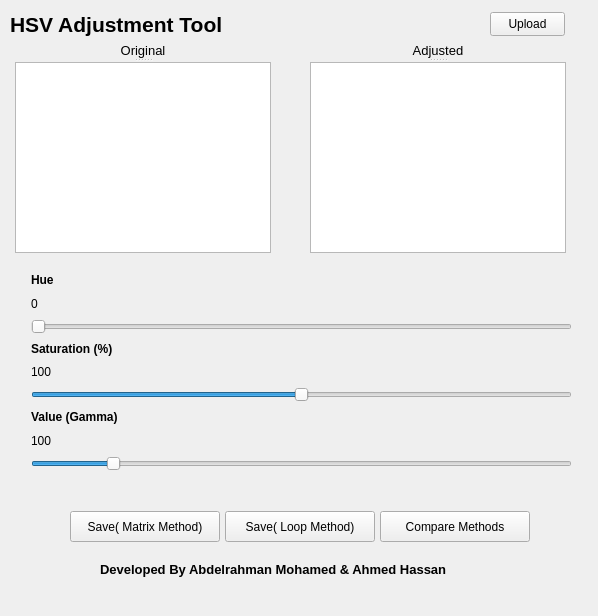
<?xml version="1.0" encoding="UTF-8"?>
<ui version="4.0">
 <class>ValueValue</class>
 <widget class="QWidget" name="ValueValue">
  <property name="geometry">
   <rect>
    <x>0</x>
    <y>0</y>
    <width>598</width>
    <height>616</height>
   </rect>
  </property>
  <property name="windowTitle">
   <string>Form</string>
  </property>
  <widget class="QLabel" name="HSVAdjustmentTool">
   <property name="enabled">
    <bool>true</bool>
   </property>
   <property name="geometry">
    <rect>
     <x>10</x>
     <y>10</y>
     <width>211</width>
     <height>28</height>
    </rect>
   </property>
   <property name="font">
    <font>
     <pointsize>16</pointsize>
     <bold>true</bold>
    </font>
   </property>
   <property name="text">
    <string>HSV Adjustment Tool</string>
   </property>
  </widget>
  <widget class="QPushButton" name="SaveMatrixButton">
   <property name="geometry">
    <rect>
     <x>70</x>
     <y>511</y>
     <width>150</width>
     <height>31</height>
    </rect>
   </property>
   <property name="font">
    <font>
     <bold>false</bold>
    </font>
   </property>
   <property name="text">
    <string>Save( Matrix Method)</string>
   </property>
  </widget>
  <widget class="QPushButton" name="SaveLoopButton">
   <property name="geometry">
    <rect>
     <x>225</x>
     <y>511</y>
     <width>150</width>
     <height>31</height>
    </rect>
   </property>
   <property name="font">
    <font>
     <bold>false</bold>
    </font>
   </property>
   <property name="text">
    <string>Save( Loop Method)</string>
   </property>
  </widget>
  <widget class="QPushButton" name="CompareButton">
   <property name="geometry">
    <rect>
     <x>380</x>
     <y>511</y>
     <width>150</width>
     <height>31</height>
    </rect>
   </property>
   <property name="font">
    <font>
     <bold>false</bold>
    </font>
   </property>
   <property name="text">
    <string>Compare Methods</string>
   </property>
  </widget>
  <widget class="QLabel" name="DevedlopedBy">
   <property name="geometry">
    <rect>
     <x>100</x>
     <y>560</y>
     <width>346</width>
     <height>18</height>
    </rect>
   </property>
   <property name="font">
    <font>
     <pointsize>10</pointsize>
     <bold>true</bold>
    </font>
   </property>
   <property name="text">
    <string>Developed By Abdelrahman Mohamed &amp; Ahmed Hassan</string>
   </property>
  </widget>
  <widget class="QPushButton" name="UploadButton">
   <property name="geometry">
    <rect>
     <x>490</x>
     <y>12</y>
     <width>75</width>
     <height>24</height>
    </rect>
   </property>
   <property name="text">
    <string>Upload</string>
   </property>
  </widget>
  <widget class="QWidget" name="">
   <property name="geometry">
    <rect>
     <x>31</x>
     <y>271</y>
     <width>541</width>
     <height>200</height>
    </rect>
   </property>
   <layout class="QVBoxLayout" name="verticalLayout">
    <item>
     <widget class="QLabel" name="Hue">
      <property name="font">
       <font>
        <bold>true</bold>
       </font>
      </property>
      <property name="text">
       <string>Hue</string>
      </property>
     </widget>
    </item>
    <item>
     <widget class="QLabel" name="HueValue">
      <property name="text">
       <string>0</string>
      </property>
     </widget>
    </item>
    <item>
     <widget class="QSlider" name="HueSlider">
      <property name="inputMethodHints">
       <set>ImhDigitsOnly</set>
      </property>
      <property name="maximum">
       <number>360</number>
      </property>
      <property name="orientation">
       <enum>Horizontal</enum>
      </property>
      <property name="tickPosition">
       <enum>QSlider::NoTicks</enum>
      </property>
     </widget>
    </item>
    <item>
     <widget class="QLabel" name="Saturation">
      <property name="font">
       <font>
        <bold>true</bold>
       </font>
      </property>
      <property name="text">
       <string>Saturation (%)</string>
      </property>
     </widget>
    </item>
    <item>
     <widget class="QLabel" name="SaturationValue">
      <property name="text">
       <string>100</string>
      </property>
     </widget>
    </item>
    <item>
     <widget class="QSlider" name="SaturatedSlider">
      <property name="inputMethodHints">
       <set>ImhDigitsOnly</set>
      </property>
      <property name="maximum">
       <number>200</number>
      </property>
      <property name="value">
       <number>100</number>
      </property>
      <property name="orientation">
       <enum>Horizontal</enum>
      </property>
     </widget>
    </item>
    <item>
     <widget class="QLabel" name="label_3">
      <property name="font">
       <font>
        <bold>true</bold>
       </font>
      </property>
      <property name="text">
       <string>Value (Gamma)</string>
      </property>
     </widget>
    </item>
    <item>
     <widget class="QLabel" name="SaturationValue_2">
      <property name="text">
       <string>100</string>
      </property>
     </widget>
    </item>
    <item>
     <widget class="QSlider" name="ValueSlider">
      <property name="inputMethodHints">
       <set>ImhDigitsOnly</set>
      </property>
      <property name="minimum">
       <number>50</number>
      </property>
      <property name="maximum">
       <number>400</number>
      </property>
      <property name="value">
       <number>100</number>
      </property>
      <property name="orientation">
       <enum>Horizontal</enum>
      </property>
      <property name="invertedAppearance">
       <bool>false</bool>
      </property>
      <property name="invertedControls">
       <bool>false</bool>
      </property>
      <property name="tickPosition">
       <enum>QSlider::NoTicks</enum>
      </property>
     </widget>
    </item>
   </layout>
  </widget>
  <widget class="QSplitter" name="splitter">
   <property name="geometry">
    <rect>
     <x>15</x>
     <y>43</y>
     <width>256</width>
     <height>210</height>
    </rect>
   </property>
   <property name="orientation">
    <enum>Vertical</enum>
   </property>
   <widget class="QLabel" name="Original">
    <property name="font">
     <font>
      <pointsize>10</pointsize>
     </font>
    </property>
    <property name="text">
     <string>Original</string>
    </property>
    <property name="alignment">
     <set>AlignBottom|AlignHCenter</set>
    </property>
   </widget>
   <widget class="QGraphicsView" name="graphicsView"/>
  </widget>
  <widget class="QSplitter" name="splitter_2">
   <property name="geometry">
    <rect>
     <x>310</x>
     <y>43</y>
     <width>256</width>
     <height>210</height>
    </rect>
   </property>
   <property name="orientation">
    <enum>Vertical</enum>
   </property>
   <widget class="QLabel" name="Adjusted">
    <property name="font">
     <font>
      <pointsize>10</pointsize>
     </font>
    </property>
    <property name="text">
     <string>Adjusted</string>
    </property>
    <property name="alignment">
     <set>AlignBottom|AlignHCenter</set>
    </property>
   </widget>
   <widget class="QGraphicsView" name="graphicsView_2"/>
  </widget>
 </widget>
 <tabstops>
  <tabstop>graphicsView</tabstop>
  <tabstop>graphicsView_2</tabstop>
 </tabstops>
 <resources/>
 <connections/>
</ui>
